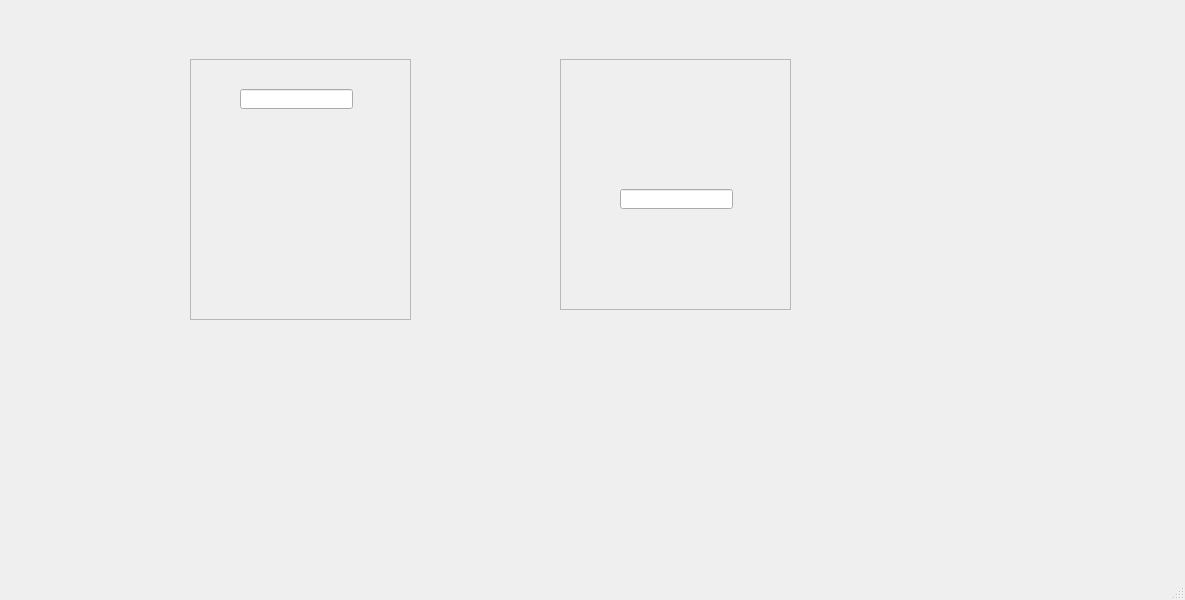
<?xml version="1.0" encoding="UTF-8"?>
<ui version="4.0">
 <class>MainWindow</class>
 <widget class="QMainWindow" name="MainWindow">
  <property name="geometry">
   <rect>
    <x>0</x>
    <y>0</y>
    <width>1185</width>
    <height>600</height>
   </rect>
  </property>
  <property name="windowTitle">
   <string>MainWindow</string>
  </property>
  <widget class="QWidget" name="centralwidget">
   <widget class="QFrame" name="frame">
    <property name="geometry">
     <rect>
      <x>190</x>
      <y>59</y>
      <width>221</width>
      <height>261</height>
     </rect>
    </property>
    <property name="frameShape">
     <enum>QFrame::StyledPanel</enum>
    </property>
    <property name="frameShadow">
     <enum>QFrame::Raised</enum>
    </property>
    <widget class="QLineEdit" name="lineEdit">
     <property name="geometry">
      <rect>
       <x>50</x>
       <y>30</y>
       <width>113</width>
       <height>20</height>
      </rect>
     </property>
    </widget>
   </widget>
   <widget class="QFrame" name="frame_2">
    <property name="geometry">
     <rect>
      <x>560</x>
      <y>59</y>
      <width>231</width>
      <height>251</height>
     </rect>
    </property>
    <property name="frameShape">
     <enum>QFrame::StyledPanel</enum>
    </property>
    <property name="frameShadow">
     <enum>QFrame::Raised</enum>
    </property>
    <widget class="QLineEdit" name="lineEdit_2">
     <property name="geometry">
      <rect>
       <x>60</x>
       <y>130</y>
       <width>113</width>
       <height>20</height>
      </rect>
     </property>
    </widget>
   </widget>
  </widget>
  <widget class="QMenuBar" name="menubar">
   <property name="geometry">
    <rect>
     <x>0</x>
     <y>0</y>
     <width>1185</width>
     <height>22</height>
    </rect>
   </property>
  </widget>
  <widget class="QStatusBar" name="statusbar"/>
 </widget>
 <resources/>
 <connections/>
</ui>
